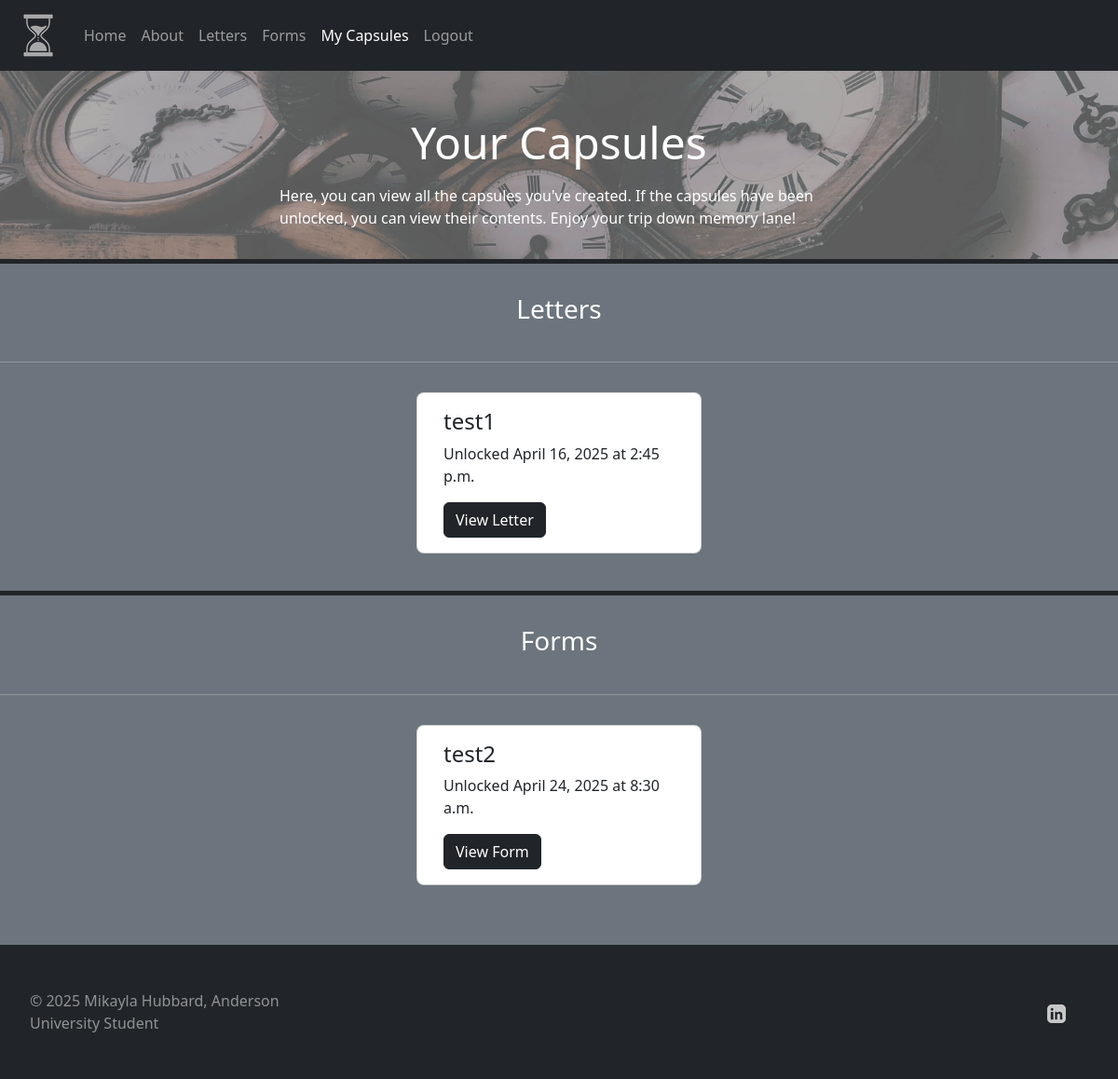
Page /capsules/ (signed in) on the earlier database version.
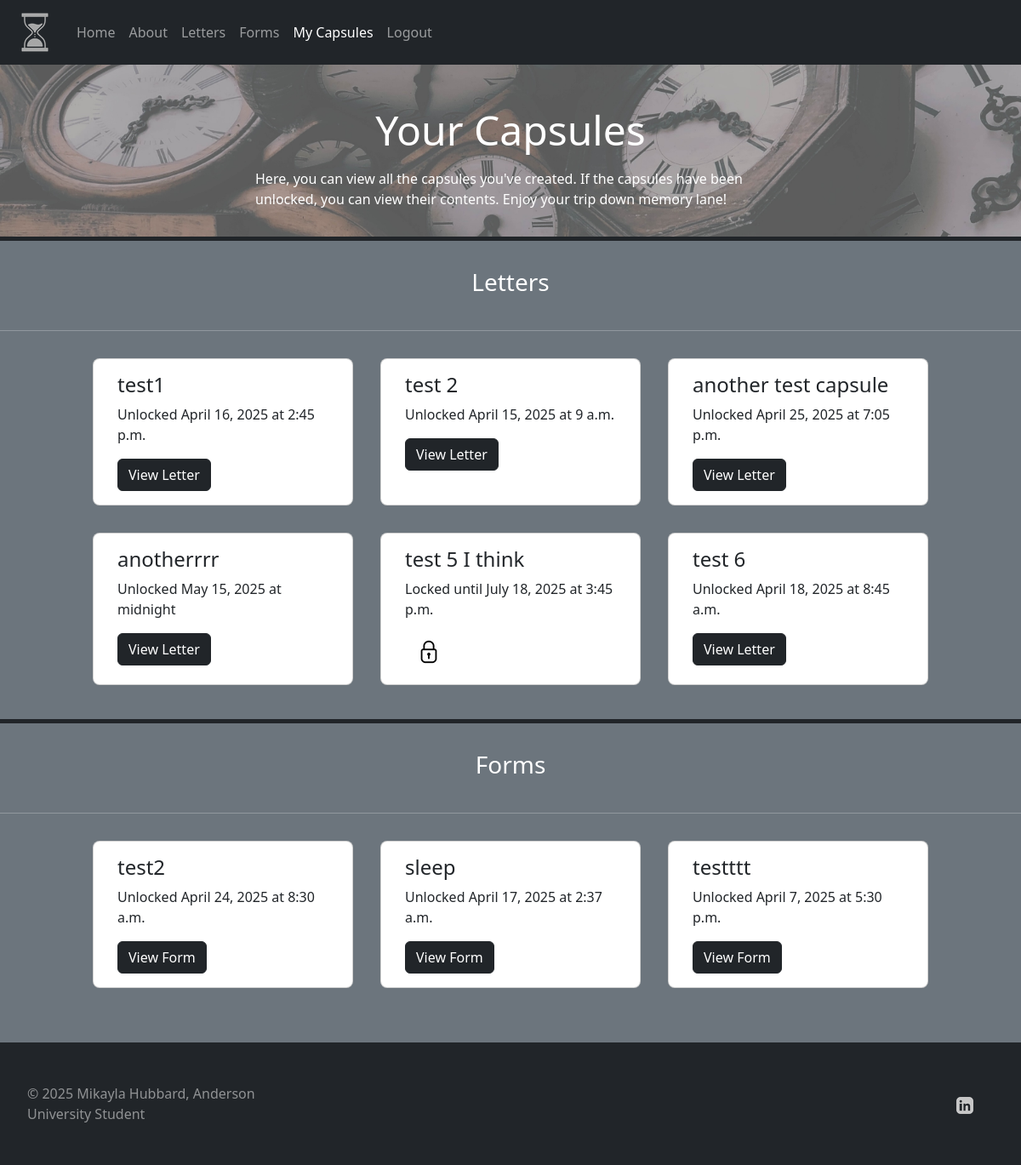
Same page on the later database version.
### time_capsule/models.py (models this page shows, shortened)
class LetterCapsule(models.Model):
    user = models.ForeignKey(User, on_delete=models.CASCADE)
    capsule_name = models.CharField(max_length=255)
    content = models.CharField(max_length=5000)
    date = models.DateField()
    time = models.TimeField()
    locked = models.BooleanField(default=True)
    def checkIfLocked(self):
        currentDate = datetime.now().date()
        currentTime = datetime.now().time()
        if currentDate > self.date or (currentDate == self.date and currentTime > self.time):
            self.locked = False
        else:
            self.locked = True

class QuestionCapsule(models.Model):
    user = models.ForeignKey(User, on_delete=models.CASCADE)
    capsule_name = models.CharField(max_length=255)
    date = models.DateField(default=datetime.now)
    time = models.TimeField(default=datetime.now)
    year = models.CharField(max_length=1000, default="empty")
    weather = models.CharField(max_length=1000, default="empty")
    living = models.CharField(max_length=1000, default="empty")
    occupation = models.CharField(max_length=1000, default="empty")
    song = models.CharField(max_length=1000, default="empty")
    book = models.CharField(max_length=1000, default="empty")
    show = models.CharField(max_length=1000, default="empty")
    foods = models.CharField(max_length=1000, default="empty")
    dislikes = models.CharField(max_length=1000, default="empty")
    memory = models.CharField(max_length=1000, default="empty")
    goals = models.CharField(max_length=1000, default="empty")
    best = models.CharField(max_length=1000, default="empty")
    future = models.CharField(max_length=1000, default="empty")
    message = models.CharField(max_length=1000, default="empty")
    locked = models.BooleanField(default=True)
    def checkIfLocked(self):
        currentDate = datetime.now().date()
        currentTime = datetime.now().time()
        if currentDate > self.date or (currentDate == self.date and currentTime > self.time):
            self.locked = False
        else:
            self.locked = True

### time_capsule/views.py (the view)
# urls.py: path('capsules/', views.capsules, name='capsules'),
def capsules(request):
    current_user = request.user
    if current_user.is_authenticated:
        letters = LetterCapsule.objects.filter(user = current_user)
        forms = QuestionCapsule.objects.filter(user = current_user)
        for letter in letters:
            letter.checkIfLocked()
        for form in forms:
            form.checkIfLocked()
    else:
        letters = []
        forms = []
    context = {
        'user': current_user,
        'letters': letters,
        'forms': forms,
    }
    return render(request, 'capsules.html', context)

### time_capsule/templates/capsules.html (shortened to what this page needs)
<!DOCTYPE html>
<html lang="en">
  <head>
    <link
      href="https://cdn.jsdelivr.net/npm/bootstrap@5.3.3/dist/css/bootstrap.min.css"
      rel="stylesheet"
    />
    {% load static %}
    <link rel="stylesheet", type="text/css", href="{%static 'time_capsule/styles.css' %}">
    <link rel="stylesheet", href = "{%static 'time_capsule/custom.scss'%}">
  </head>
  <body class="bg-secondary text-white">
    <nav class="navbar navbar-expand-sm navbar-dark bg-dark">
        <div clas="container-fluid">
            <div class="collapse navbar-collapse" id="mynavbar">
              {%load static%}
              <a class="navbar-brand ps-3" href="/"><img src="{% static 'time_capsule/transparentHourglass.png' %}"class="img-fluid" alt="hourlgass logo"></a>
                <ul class="navbar-nav me-auto">
                  <li class="nav-item">
                    <a class="nav-link" href="/">Home</a>
                  </li>
                  <li class="nav-item">
                    <a class="nav-link" href="/about/">About</a>
                  </li>
                  <li class="nav-item">
                    <a class="nav-link" href="/letters/">Letters</a>
                  </li>
                  <li class="nav-item">
                    <a class="nav-link" href="/form/">Forms</a>
                  </li>
                  <li class="nav-item">
                    <a class="nav-link active" href="/capsules/">My Capsules</a>
                  </li>
                  {% if user.is_authenticated %}
                  <li class="nav-item">
                    <a class="nav-link" href="/logout/">Logout</a>
                  </li>
                  {%else%}
                  <li class="nav-item">
                    <a class="nav-link" href="/login/">Login</a>
                  </li>
                  {%endif%}
                </ul>
        </div>
    </nav>
    <div>
      {% if user.is_authenticated %}
      {% load static %}
      <div class="jumbotron d-flex justify-content-center border-bottom border-dark border-5">
        <div class="mx-5 text-wrap col-md-6 mx-auto">
          <p class="text-center display-5 mt-5">Your Capsules</p>
          <p class="pb-3">Here, you can view all the capsules you've created. If the capsules have been unlocked, you can view their contents. Enjoy your trip down memory lane!</p>
        </div>
      </div>
      <h3 class="text-center py-4 mt-2">Letters</h3>
      <hr />
      <div class = "row justify-content-center border-bottom border-dark border-5 pb-4">
      {% for letter in letters %}
      {% if letter.locked %}
        <div class="col-3 card m-3 rounded-3">
            <div class="card-body">
              <h4 class="card-title">{{letter.capsule_name}}</h4>
              <p class="card-text">Locked until {{letter.date}} at {{letter.time}}</p>
              {% load static %}
              <a href="#" class="btn btn-bg-disabled"><img src="{% static 'time_capsule/lock.png'%}" alt="lock"></a>
      {% else %}
          <div class="col-3 card m-3 rounded-3">
            <div class="card-body">
              <h4 class="card-title">{{letter.capsule_name}}</h4>
              <p class="card-text">Unlocked {{letter.date}} at {{letter.time}}</p>
              <a href="{% url 'view_letter' letter.id %}"  class="btn btn-dark">View Letter</a>
            {%endif%}
          </div>
        </div>
      {%endfor%}
      </div>
      <h3 class="text-center py-4 mt-2">Forms</h3>
      <hr />
      <div class = "row justify-content-center pb-4">
        {% for form in forms %}
          {% if form.locked %}
                {% load static %}
          {% else %}
            <div class="col-3 card m-3 rounded-3">
              <div class="card-body">
                <h4 class="card-title">{{form.capsule_name}}</h4>
                <p class="card-text">Unlocked {{form.date}} at {{form.time}}</p>
                <a href="{% url 'view_form' form.id %}" class="btn btn-dark">View Form</a>
              </div>
          {%endif%}
          </div>
        {%endfor%}
        </div>
      {% endif %}
    </div>
    <footer class="d-flex flex-wrap justify-content-between align-items-center py-4 px-2 mt-4 bg-dark">
      <div class="col-md-4 d-flex align-items-center p-4">
        <span class="mb-3 mb-md-0 text-white-50">© 2025 Mikayla Hubbard, Anderson University Student</span>
      </div>
      <ul class="nav col-md-4 justify-content-end list-unstyled d-flex">
        <li class="ms-3">
          <a href="https://www.linkedin.com/in/mikayla-hubbard-05500a2b7/">
            {%load static%}
            <img src="{% static 'time_capsule/linkedin.png' %}"class="img-fluid me-5" alt="linked in">
          </a>
      </ul>
    </footer>
  </body>
</html>

### time_capsule/static/time_capsule/styles.css (style rules this page uses)
.jumbotron { background-image: url('clocks.jpg'); background-size: cover; height: 100%; color:white; }

Differences in the rows shown:
added LetterCapsule: capsule_name "test 2", date "April 15, 2025", time "9 a.m."
added LetterCapsule: capsule_name "another test capsule", date "April 25, 2025", time "7:05 p.m."
added LetterCapsule: capsule_name "anotherrrr", date "May 15, 2025", time "midnight"
added LetterCapsule: capsule_name "test 5 I think", date "July 18, 2025", time "3:45 p.m.", locked True (drawn)
added LetterCapsule: capsule_name "test 6", date "April 18, 2025", time "8:45 a.m."
added QuestionCapsule: capsule_name "sleep", date "April 17, 2025", time "2:37 a.m."
added QuestionCapsule: capsule_name "testttt", date "April 7, 2025", time "5:30 p.m."
